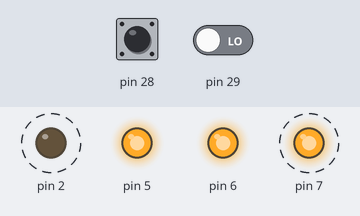
Bench run of a sketch on a simulated Arduino Mega 2560, built with avr-gcc and run on an emulated ATmega2560. On the bench: output pins drawn as LEDs (lit = HIGH). Dashed ring = blinking. Inputs (shaded band) come from the test bench; at power-on: pin 28 HIGH, pin 29 LOW.

Above: at 0.12 s.
Timing chart, 0 to 3.0 s (numbered marks = the images above):
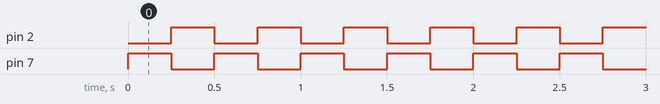

Measured:
- by itself, pin 2, pin 7: alternates HIGH for 0.25 s and LOW for 0.25 s

The sketch:

SecondSketch.ino
```cpp
boolean TurningRight;

void setup()
{
  TurningRight = true;
  pinMode (2, OUTPUT);
  pinMode (5, OUTPUT);
  pinMode (6, OUTPUT);
  pinMode (7, OUTPUT);
  digitalWrite (5, HIGH);
  digitalWrite (6, HIGH);
  pinMode (28, INPUT);
  pinMode (29, INPUT);
  pinMode (30, INPUT);
  pinMode (31, INPUT);
}

void loop()
{

//Once you press a touch switch, the robot will begin turning
//Pressing a touch switch again will make it turn the other way
if (digitalRead(28) == LOW || digitalRead(29) == LOW || digitalRead(30) == LOW || digitalRead(31) == LOW)
  {
    if (TurningRight == true)
    {
      TurningRight = false;
      digitalWrite (2, LOW);
      digitalWrite (7, HIGH);
      delay (250); 			//This delay will keep the button from being checked to quickly
    }
     else
    {
      TurningRight = true;
      digitalWrite (2, HIGH);
      digitalWrite (7, LOW);
      delay (250);				 //This delay will keep the button from being checked to quickly
     }
  }
}
```
